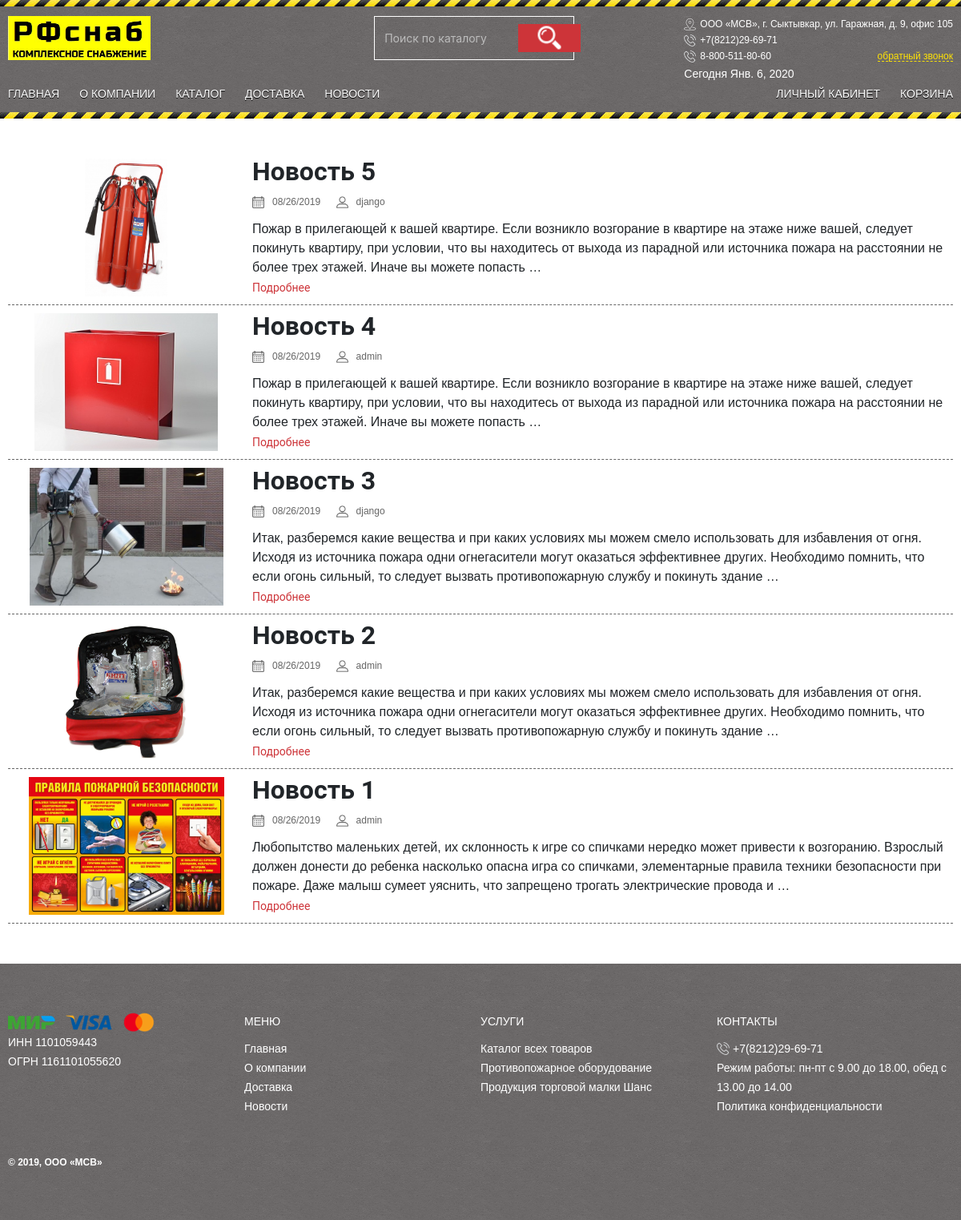
Page /news/ on the committed database.
### newsapp/models.py (models this page shows, shortened)
class News(models.Model):
    title = models.CharField(verbose_name='заголовок новости', max_length=255, unique=True)
    slug = models.SlugField(verbose_name='слаг новости', max_length=128, unique=True)
    image = models.ImageField(upload_to='product_images', default='users_avatars/default.jpg')
    content = models.TextField()
    author = models.CharField(verbose_name='автор новости', max_length=128)
    created = models.DateTimeField(auto_now_add=True, auto_now=False)
    updated = models.DateTimeField(auto_now_add=False, auto_now=True)
    class Meta:
        verbose_name = 'Новость'
        verbose_name_plural = 'Новости'

### newsapp/views.py (the view)
def index(request):
    all_news = News.objects.all().order_by('-created')
    context = {
        'page_title': 'новости компании',
        'all_news': all_news,
    }
    return render(request, 'newsapp/index.html', context)

### mainapp/context_processors.py (called while the page is built)
def basket(request):
    basket = []
    if request.user.is_authenticated:
        basket = Basket.objects.filter(user=request.user)
    return {
        'basket': basket,
    }

def products_menu(request):
    products_menu = ProductCategory.objects.all().exclude(is_active=False).order_by('name')
    return {
        'products_menu': products_menu,
    }

### newsapp/templates/newsapp/index.html
{% extends 'mainapp/base.html' %} }
{% load static %}
{% block content-container %}
    <div class="content-container_on_main">
        <div class="news_wrapper">
            <div class="container-fluid">
                {% if all_news %}
                    {% for item in all_news %}
                        <div class="row cat-box-posts">
                            <div class="col-3">
                                <a href="{% url 'news:new' item.slug %}"
                                   style="background-image: url(/media/{{ item.image }}); background-position: 50%;
                                           background-size: contain; background-repeat: no-repeat"
                                   class="image_box"></a>
                            </div>
                            <div class="col-9 news_padding">
                                <h2 class="news_title">{{ item.title }}</h2>
                                <div class="news_info">
                                    <p class="text-date-news">{{ item.created | date:"SHORT_DATE_FORMAT" }}</p>
                                    <p class="text-date-news author">{{ item.author }}</p>
                                </div>
                                <p>{{ item.content | truncatewords:40 }}</p>
                                <a href="{% url 'news:new' item.slug %}" class="readmore_link">Подробнее</a>
                            </div>
                        </div>
                    {% endfor %}
                {% else %}
                    <h2 class="news_title">На данный момент нет ни одной новости</h2>
                {% endif %}
            </div>
        </div>
    </div>
{% endblock %}

### static/css/style.css (style rules this page uses)
* { margin: 0; padding: 0; box-sizing: border-box; outline: 0 !important; }
html, body { height: 100%; }
p { font-family: RobotoRegular, sans-serif;; font-size: 16px; font-weight: 500; line-height: 24px; margin-bottom: 0px; }
.content-container_on_main { max-width: 1200px; padding: 0px 10px; margin: 0px auto 50px; }
.news_wrapper { margin-top: 50px; }
.image_box { display: block; height: 100%; background-image: url(/static/img/default.jpg); background-size: contain; background-repeat: no-repeat; background-position: center; }
.news_title { font-family: Roboto, sans-serif; font-size: 32px; line-height: 1em; font-weight: 700; }
.text-date-news { display: inline-block; margin-bottom: 10px; padding-right: 15px; padding-left: 25px; background-image: url(/static/img/calendar.png); background-position: 0% 50%; background-size: 15px; background-repeat: no-repeat; color: #666; font-size: 12px; text-decoration: none; }
.author { padding-left: 25px; background-image: url(/static/img/profile.png); background-size: 15px; }
.cat-box-posts { margin-bottom: 10px; padding-bottom: 10px; border-bottom: 1px dashed #666; }
.readmore_link { transition: all 250ms ease; font-family: Roboto, sans-serif; color: #cd3439; font-size: 14px; line-height: 1.5em; text-decoration: none; }
.row { margin-right: 0px; margin-left: 0px; }
.container-fluid { padding-right: 0px; padding-left: 0px; margin-right: auto; margin-left: auto; }
.col-9 { padding-right: 0px; padding-left: 0px; }
.col-3 { padding-right: 0px; padding-left: 0px; }
.news_padding { padding-left: 10px; }

### rows in the picture
News: image (picture), title "Новость 5", created "08/26/2019", author "django", content "Пожар в прилегающей к вашей квартире. Если возникло возгорание в квартире на этаже ниже вашей, следует покинуть квартиру, при условии, что вы находитесь от выхода из парадной или источника пожара на расстоянии не более трех этажей. Иначе вы можете попасть …"
News: image (picture), title "Новость 4", created "08/26/2019", author "admin", content "Пожар в прилегающей к вашей квартире. Если возникло возгорание в квартире на этаже ниже вашей, следует покинуть квартиру, при условии, что вы находитесь от выхода из парадной или источника пожара на расстоянии не более трех этажей. Иначе вы можете попасть …"
News: image (picture), title "Новость 3", created "08/26/2019", author "django", content "Итак, разберемся какие вещества и при каких условиях мы можем смело использовать для избавления от огня. Исходя из источника пожара одни огнегасители могут оказаться эффективнее других. Необходимо помнить, что если огонь сильный, то следует вызвать противопожарную службу и покинуть здание …"
News: image (picture), title "Новость 2", created "08/26/2019", author "admin", content "Итак, разберемся какие вещества и при каких условиях мы можем смело использовать для избавления от огня. Исходя из источника пожара одни огнегасители могут оказаться эффективнее других. Необходимо помнить, что если огонь сильный, то следует вызвать противопожарную службу и покинуть здание …"
News: image (picture), title "Новость 1", created "08/26/2019", author "admin", content "Любопытство маленьких детей, их склонность к игре со спичками нередко может привести к возгоранию. Взрослый должен донести до ребенка насколько опасна игра со спичками, элементарные правила техники безопасности при пожаре. Даже малыш сумеет уяснить, что запрещено трогать электрические провода и …"
